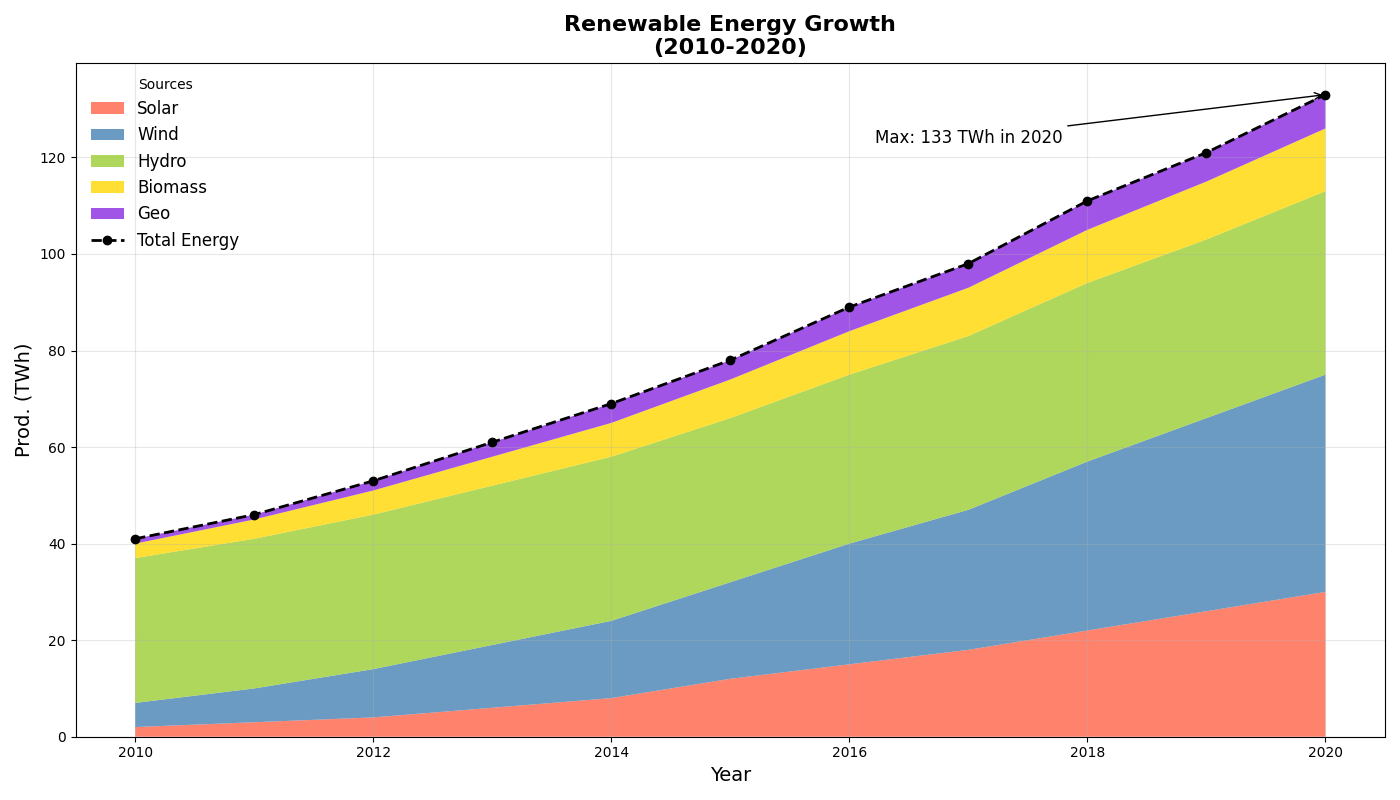

Here is the Python script that generated this plot:
import matplotlib.pyplot as plt
import numpy as np

years = np.arange(2010, 2021)

solar = np.array([2, 3, 4, 6, 8, 12, 15, 18, 22, 26, 30])
wind = np.array([5, 7, 10, 13, 16, 20, 25, 29, 35, 40, 45])
hydro = np.array([30, 31, 32, 33, 34, 34, 35, 36, 37, 37, 38])
biomass = np.array([3, 4, 5, 6, 7, 8, 9, 10, 11, 12, 13])
geo = np.array([1, 1, 2, 3, 4, 4, 5, 5, 6, 6, 7])

total_energy = solar + wind + hydro + biomass + geo
data = np.vstack([solar, wind, hydro, biomass, geo])

fig, ax1 = plt.subplots(figsize=(14, 8))
ax1.stackplot(years, data, labels=['Solar', 'Wind', 'Hydro', 'Biomass', 'Geo'], 
              colors=['#FF6347', '#4682B4', '#9ACD32', '#FFD700', '#8A2BE2'], alpha=0.8)

ax1.plot(years, total_energy, color='black', marker='o', linestyle='--', linewidth=2, label='Total Energy')

ax1.set_title('Renewable Energy Growth\n(2010-2020)', fontsize=16, fontweight='bold', ha='center')
ax1.set_xlabel('Year', fontsize=14)
ax1.set_ylabel('Prod. (TWh)', fontsize=14)

max_year = years[np.argmax(total_energy)]
max_value = np.max(total_energy)
ax1.annotate(f'Max: {max_value} TWh in {max_year}', xy=(max_year, max_value),
             xytext=(max_year-3, max_value-10),
             arrowprops=dict(facecolor='black', arrowstyle='->'), fontsize=12, ha='center', color='black')

ax1.legend(loc='upper left', title='Sources', fontsize=12, frameon=False)
ax1.grid(alpha=0.3)
plt.tight_layout()
plt.show()
